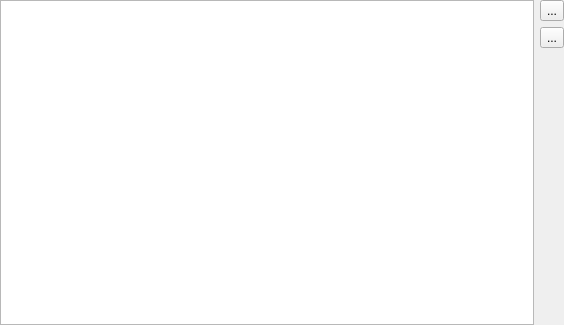
<?xml version="1.0" encoding="UTF-8"?>
<ui version="4.0">
 <class>ConfigurationStylesWidget</class>
 <widget class="QWidget" name="ConfigurationStylesWidget">
  <property name="geometry">
   <rect>
    <x>0</x>
    <y>0</y>
    <width>564</width>
    <height>325</height>
   </rect>
  </property>
  <property name="windowTitle">
   <string>User informations</string>
  </property>
  <property name="locale">
   <locale language="English" country="UnitedStates"/>
  </property>
  <layout class="QGridLayout" name="gridLayout">
   <property name="leftMargin">
    <number>0</number>
   </property>
   <property name="topMargin">
    <number>0</number>
   </property>
   <property name="rightMargin">
    <number>0</number>
   </property>
   <property name="bottomMargin">
    <number>0</number>
   </property>
   <item row="0" column="1">
    <widget class="QToolButton" name="btn_add">
     <property name="text">
      <string>...</string>
     </property>
    </widget>
   </item>
   <item row="1" column="1">
    <widget class="QToolButton" name="btn_delete">
     <property name="text">
      <string>...</string>
     </property>
    </widget>
   </item>
   <item row="0" column="0" rowspan="3">
    <widget class="QTableWidget" name="tbw_styles"/>
   </item>
  </layout>
 </widget>
 <resources/>
 <connections/>
</ui>
